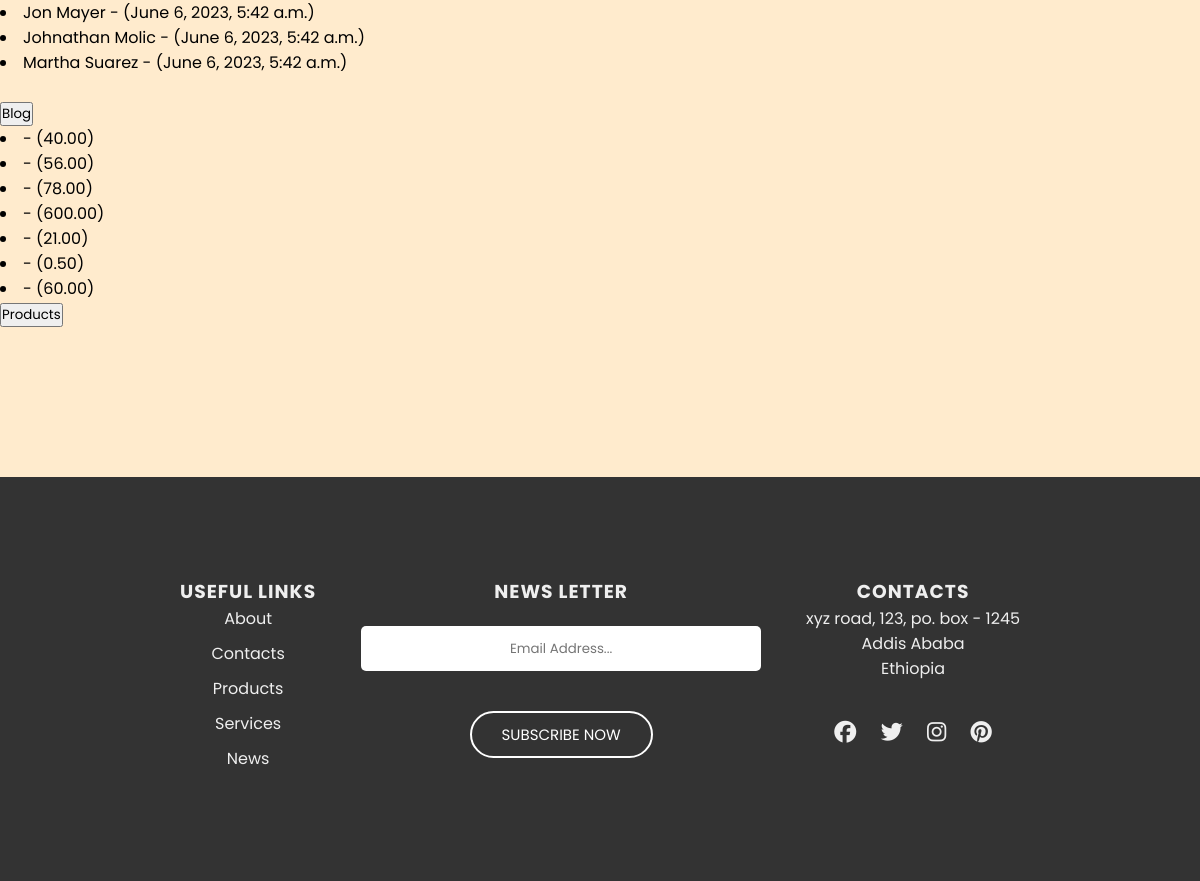
Screenshot of /blog/ with the database file from the repository.
### blog/models.py (models this page shows)
class Blogs(models.Model):
    date=datetime.datetime.now()
    post=models.TextField(max_length=2000)
    author=models.CharField(max_length=255)
    comment=models.TextField(blank=True, max_length=2000)
    likes_counter=models.IntegerField(blank=True)
    dislike_counter=models.IntegerField()

### products/models.py (models this page shows)
class products(models.Model):
    prodname= models.CharField(max_length=255)
    prod_price= models.DecimalField(decimal_places=2, max_digits=2000)
    prod_stock= models.IntegerField(blank=True, default=100)
    prod_img_url= models.CharField(max_length=255)
    prod_producer = models.CharField(max_length=255, null=True, default='Pyshop Original')
    featured= models.BooleanField(null= True, default= False)
    prod_description = models.CharField(max_length=10000, default = 'they are nice')
    __str__ = str1

### blog/views.py (the view)
# urls.py: path('blog/', blog_view),
def blog_view (request, *args, **kwargs):
    thing = Blogs.objects.all()
    farn  = products.objects.all()
    return render(request, 'blogview/detail.html', {'blogs': thing, 'farn': farn})

### blog/templates/blogview/detail.html
{% extends 'base.html' %}
{% block content %}
    {% for item in blogs %}
        <li>{{ item.author }} - ({{ item.date }})</li>
    {% endfor %}
    <br>
    <a href="../blog"><button type = 'button'>Blog</button></a>
    {% for item in farn %}
        <li>{{ item.prod_name }} - ({{ item.prod_price }})</li>
    {% endfor %}
    <a href="../products"><button type = 'button'>Products</button></a>
    {% endblock %}

### templates/base.html (shortened to what this page needs)
{% load static %}
<!DOCTYPE html>
<html lang="en">
<head>
    <link rel="stylesheet" href="{% static 'styles.css' %}">
</head>
<body style="background-color: blanchedalmond;">
    {% block content %} {% endblock %}
    <div class="footer">
      <div class="col-1">
          <h3>USEFUL LINKS</h3>
          <a href="#">About</a>
          <a href="../contacts">Contacts</a>
          <a href="/products">Products</a>
          <a href="#">Services</a>
          <a href="#">News</a>
      </div>
      <div class="col-2">
          <h3>NEWS LETTER</h3>
          <form>
              <input type="email" placeholder="Email Address..." required>
              <br>
              <button type="submit">SUBSCRIBE NOW</button>
          </form>
      </div>
      <div class="col-3">
          <h3>CONTACTS</h3>
          <p>xyz road, 123, po. box - 1245 <br> Addis Ababa <br> Ethiopia</p>
          <div class="social-icons">
              <i class="fa-brands fa-facebook" title="Facebook"></i>
              <i class="fa-brands fa-twitter" title="Twitter"></i>
              <i class="fa-brands fa-instagram" title="Instagram"></i>
              <i class="fa-brands fa-pinterest" title="Pinterest"></i>
          </div>
      </div>
  </div>
</body>
</html>

### static/styles.css (style rules this page uses)
* { font-family: 'Poppins', sans-serif; margin: 0; padding: 0; box-sizing: border-box; }
.footer { margin-top: 150px; width: 100%; padding: 100px 15%; background: #333; color: #efefef; display: flex; bottom: 0; position: static; }
.footer div { text-align:center; }
.col-2 { flex-grow: 2; }
.footer div h3 { font-weight: bold; margin-bottom: 1; letter-spacing: 1px; }
.col-1 a { display: block; text-decoration: none; color:#efefef; margin-bottom: 10px; }
form input { width: 400px; height: 45px; border-radius: 5px; margin-top: 20px; margin-bottom: 40px; text-align: center; outline: none; border: none; }
.col-2 button { background: transparent; border: 2px solid #fff; padding: 10px; color: #fff; border-radius: 30px; padding: 10px 30px; font-size: 15px; cursor: pointer; }
.social-icons { margin-top: 30px; }
.social-icons i { font-size: 22px; margin: 10px; cursor: pointer; }

### rows the page displays
Blogs: author "Jon Mayer", date "June 6, 2023, 5:42 a.m."
Blogs: author "Johnathan Molic", date "June 6, 2023, 5:42 a.m."
Blogs: author "Martha Suarez", date "June 6, 2023, 5:42 a.m."
products: prod_price "40.00"
products: prod_price "56.00"
products: prod_price "78.00"
products: prod_price "600.00"
products: prod_price "21.00"
products: prod_price "0.50"
products: prod_price "60.00"
